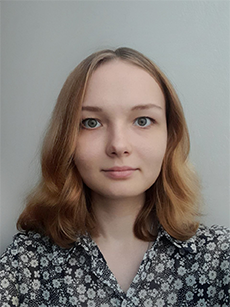
#> input picture Lr_8/lab-8/data/makovska.png, 230 x 307 px
$ python task_5.py
#> lines starting #> are read from the running program, lines starting #| are printed output that depends on the picture
import cv2 as cv
from matplotlib import pyplot as plt

img = cv.imread('data/makovska.png', 0)
#> img: shape (307, 230); min 0, max 236, mean 123.7
img2 = img.copy()
template = cv.imread('data/makovska_face.png', 0)
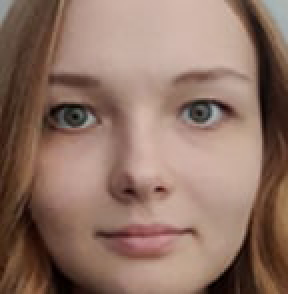
#> input picture Lr_8/lab-8/data/makovska_face.png, 144 x 147 px (shown 2 times larger)
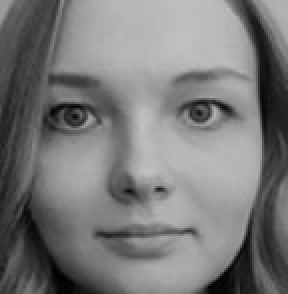
#> template: shape (147, 144) (shown 2 times larger); min 1, max 193, mean 120.9
w, h = template.shape[::-1]
#> w = 144; h = 147

methods = ['cv.TM_CCOEFF', 'cv.TM_CCOEFF_NORMED', 'cv.TM_CCORR',
           'cv.TM_CCORR_NORMED', 'cv.TM_SQDIFF', 'cv.TM_SQDIFF_NORMED']
for meth in methods:
    img = img2.copy()
    method = eval(meth)

    res = cv.matchTemplate(img, template, method)
    min_val, max_val, min_loc, max_loc = cv.minMaxLoc(res)

    if method in [cv.TM_SQDIFF, cv.TM_SQDIFF_NORMED]:
        top_left = min_loc
    else:
        top_left = max_loc
    bottom_right = (top_left[0] + w, top_left[1] + h)
    cv.rectangle(img, top_left, bottom_right, 255, 2)
    plt.subplot(121), plt.imshow(res, cmap='gray')
    plt.title('Matching Result'), plt.xticks([]), plt.yticks([])
    plt.subplot(122), plt.imshow(img, cmap='gray')
    plt.title('Detected Point'), plt.xticks([]), plt.yticks([])
    plt.suptitle(meth)
    plt.show()
#> this loop made 6 passes
#> (min_val, max_val, min_loc, top_left, bottom_right) on passes 1 to 4: (-16704896, 30515814, (0, 118), (37, 70), (181, 217)), (-0.306, 0.538, (0, 118), (37, 70), (181, 217)), (226936512, 415255456, (0, 160), (86, 0), (230, 147)), (0.767, 0.923, (0, 129), (37, 67), (181, 214))
#> (min_val, max_val, max_loc, top_left, bottom_right) on passes 5 to 6: (54300460, 152551328, (0, 128), (37, 67), (181, 214)), (0.158, 0.498, (0, 144), (36, 64), (180, 211))
#> pass 1, `res = cv.matchTemplate(img, template, method)`:
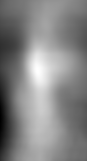
#> res: shape (161, 87) float32; min -16704896, max 30515814, mean 7981932.5; drawn with min black and max white
#> pass 1, `plt.show()`:
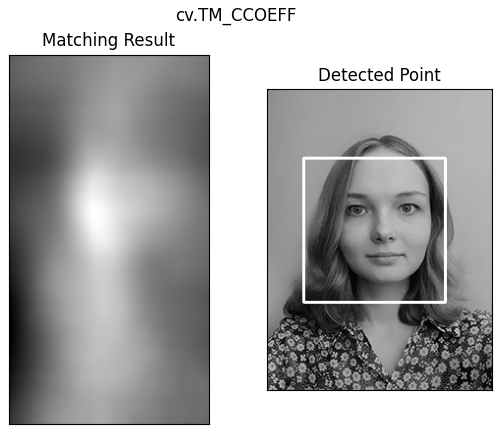
#> figure drawn by matplotlib, 2 panels
#> pass 3, `res = cv.matchTemplate(img, template, method)`:
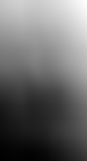
#> res: shape (161, 87) float32; min 226936512, max 415255456, mean 306029568; drawn with min black and max white
#> after the loop:
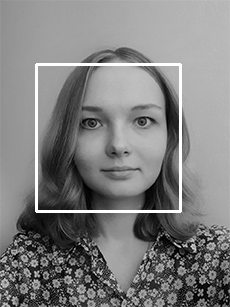
#> img: shape (307, 230); min 0, max 255, mean 127.2
#> after the loop:
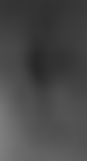
#> res: shape (161, 87) float32; min 0.158, max 0.498, mean 0.286
